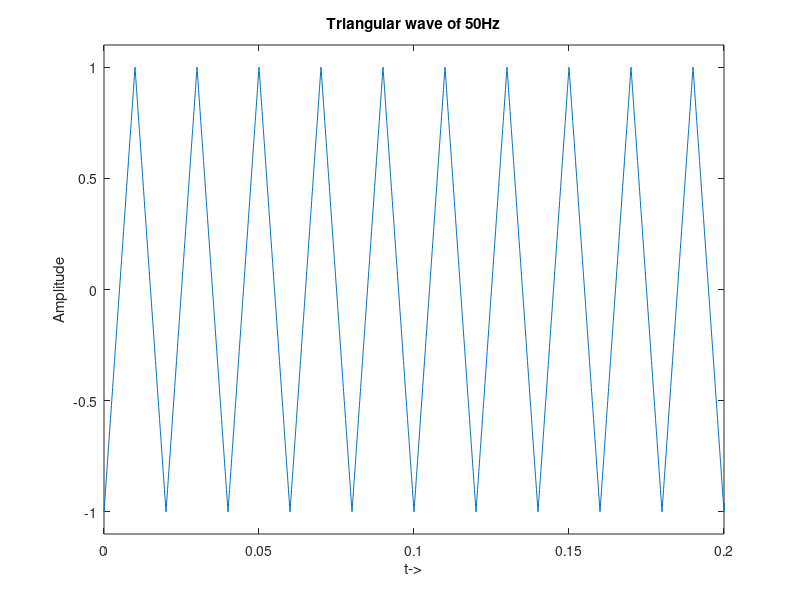

Here is the MATLAB script that generated this plot:
Fs=10000;
t=0:1/Fs:2;
x=sawtooth(2*pi*50*t,0.5);
plot(t,x)
axis([0 0.2 -1.1 1.1]);
xlabel('t->')
ylabel('Amplitude')
title('Triangular wave of 50Hz')